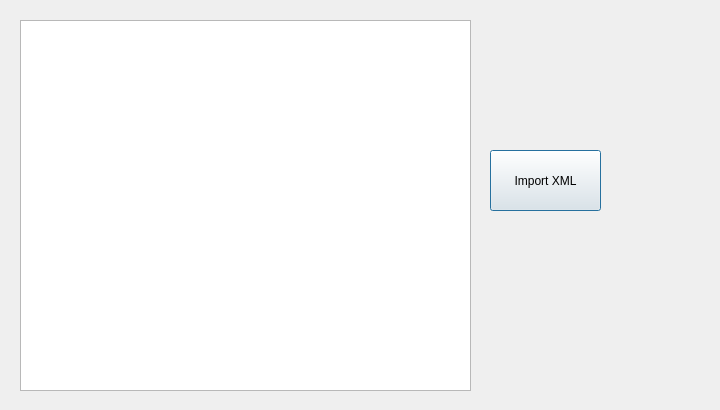
<?xml version="1.0" encoding="UTF-8"?>
<ui version="4.0">
 <class>QtGuiClass2</class>
 <widget class="QDialog" name="QtGuiClass2">
  <property name="geometry">
   <rect>
    <x>0</x>
    <y>0</y>
    <width>720</width>
    <height>410</height>
   </rect>
  </property>
  <property name="windowTitle">
   <string>QtGuiClass2</string>
  </property>
  <widget class="QPlainTextEdit" name="plainTextEdit">
   <property name="geometry">
    <rect>
     <x>20</x>
     <y>20</y>
     <width>451</width>
     <height>371</height>
    </rect>
   </property>
  </widget>
  <widget class="QPushButton" name="pushButton">
   <property name="geometry">
    <rect>
     <x>490</x>
     <y>150</y>
     <width>111</width>
     <height>61</height>
    </rect>
   </property>
   <property name="text">
    <string>Import XML</string>
   </property>
  </widget>
 </widget>
 <layoutdefault spacing="6" margin="11"/>
 <resources/>
 <connections/>
</ui>
